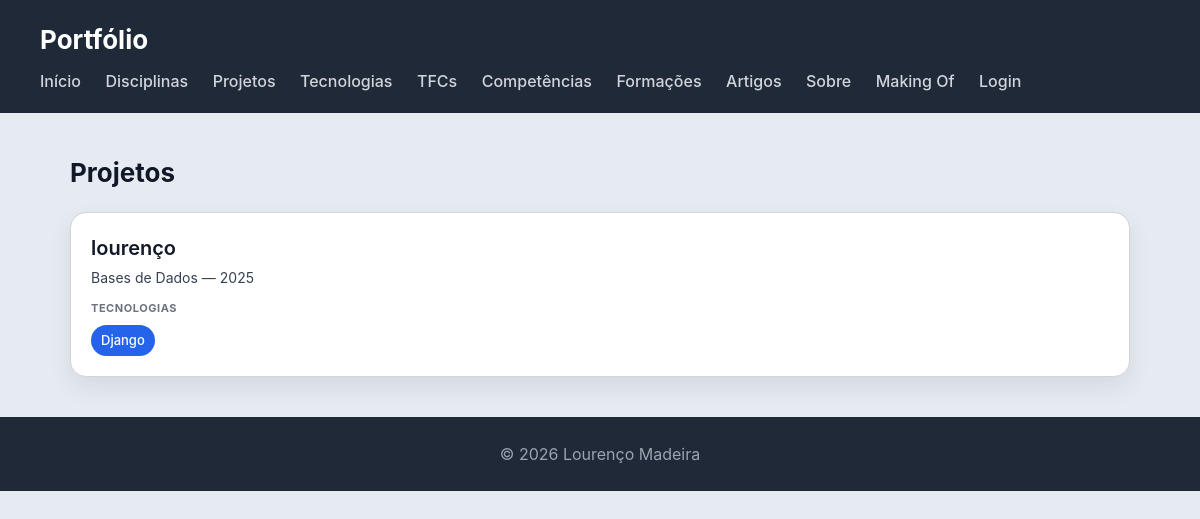
Page /portfolio/projetos/ on the committed database.
### portfolio/models.py (models this page shows, shortened)
class Projeto(models.Model):
    nome = models.CharField(max_length=200)
    descricao = models.TextField()
    conceitos = models.TextField()
    imagem = models.ImageField(upload_to='projetos/', blank=True, null=True)
    video_demo = models.URLField(blank=True, null=True)
    url_github = models.URLField()
    ano = models.IntegerField()
    unidade_curricular = models.ForeignKey(UnidadeCurricular, on_delete=models.CASCADE, related_name='projetos')
    tecnologias = models.ManyToManyField(Tecnologia, related_name='projetos', blank=True)

class UnidadeCurricular(models.Model):
    nome = models.CharField(max_length=200)
    ano = models.IntegerField()
    semestre = models.IntegerField()
    descricao = models.TextField()
    imagem = models.ImageField(upload_to='ucs/', blank=True, null=True)
    ects = models.IntegerField()
    licenciatura = models.ForeignKey(Licenciatura, on_delete=models.CASCADE, related_name='ucs')
    docentes = models.ManyToManyField(Docente, related_name='ucs', blank=True)

class Tecnologia(models.Model):
    CATEGORIAS = [
        ('linguagem', 'Linguagem'),
        ('framework', 'Framework'),
        ('base_dados', 'Base de Dados'),
        ('ferramenta', 'Ferramenta'),
        ('outro', 'Outro'),
    ]
    nome = models.CharField(max_length=200)
    descricao = models.TextField()
    logo = models.ImageField(upload_to='tecnologias/', blank=True, null=True)
    url_website = models.URLField()
    nivel_interesse = models.IntegerField()  # 1 a 5
    tipo = models.ForeignKey(TipoTecnologia, on_delete=models.SET_NULL, null=True, blank=True, related_name='tecnologias')

### portfolio/views.py (the view)
# urls.py: path('projetos/', views.projetos_view, name='projetos'),
def projetos_view(request):
    projetos = Projeto.objects.select_related('unidade_curricular').prefetch_related('tecnologias').all()
    return render(request, 'portfolio/projetos.html', {'projetos': projetos})

### portfolio/templatetags/portfolio_extras.py (called while the page is built)
@register.filter
def is_gestor(user):
    return user.is_authenticated and user.groups.filter(name='gestor-portfolio').exists()

### portfolio/templates/portfolio/projetos.html (shortened to what this page needs)
{% extends "portfolio/base.html" %}
{% load portfolio_extras %}
{% block content %}
<h2>Projetos</h2>
<section>
    {% for projeto in projetos %}
    <article>
        <header>
            <h3>{{ projeto.nome }}</h3>
            <p>{{ projeto.unidade_curricular.nome }} — {{ projeto.ano }}</p>
        </header>
        <section>
            <h4>Tecnologias</h4>
            <ul>
                {% for tec in projeto.tecnologias.all %}
                    <li>{{ tec.nome }}</li>
                {% endfor %}
            </ul>
        </section>
    </article>
    {% endfor %}
</section>
{% endblock %}

### escola/static/escola/styles.css (style rules this page uses)
* { box-sizing: border-box; margin: 0; padding: 0; }
body { font-family: "Inter", "Segoe UI", system-ui, -apple-system, sans-serif; background: #e6ebf2; color: #111827; line-height: 1.5; }
h2 { margin-bottom: 20px; font-size: 26px; }
section > article { background: white; padding: 20px; border-radius: 16px; border: 1px solid #d1d5db; box-shadow: 0 10px 25px rgba(0,0,0,0.08); transition: all 0.25s ease; margin-bottom: 20px; }
article > header { margin-bottom: 12px; }
article > header > h3 { font-size: 20px; font-weight: 600; margin-bottom: 4px; }
article > header > p { font-size: 14px; color: #374151; }
article > section { margin-top: 10px; }
article > section > h4 { font-size: 11px; text-transform: uppercase; color: #6b7280; margin-bottom: 8px; letter-spacing: 0.05em; }
article > section > ul { list-style: none; display: flex; flex-wrap: wrap; gap: 8px; }
article > section > ul > li { background: #2563eb; color: white; padding: 6px 10px; border-radius: 999px; font-size: 13px; font-weight: 500; }

### rows in the picture
Projeto: nome "lourenço", unidade_curricular.nome "Bases de Dados", ano "2025"
Tecnologia: nome "Django"
